Frame 1 (no input): blank canvas, image omitted
Frame 60 (no input): blank canvas, image omitted
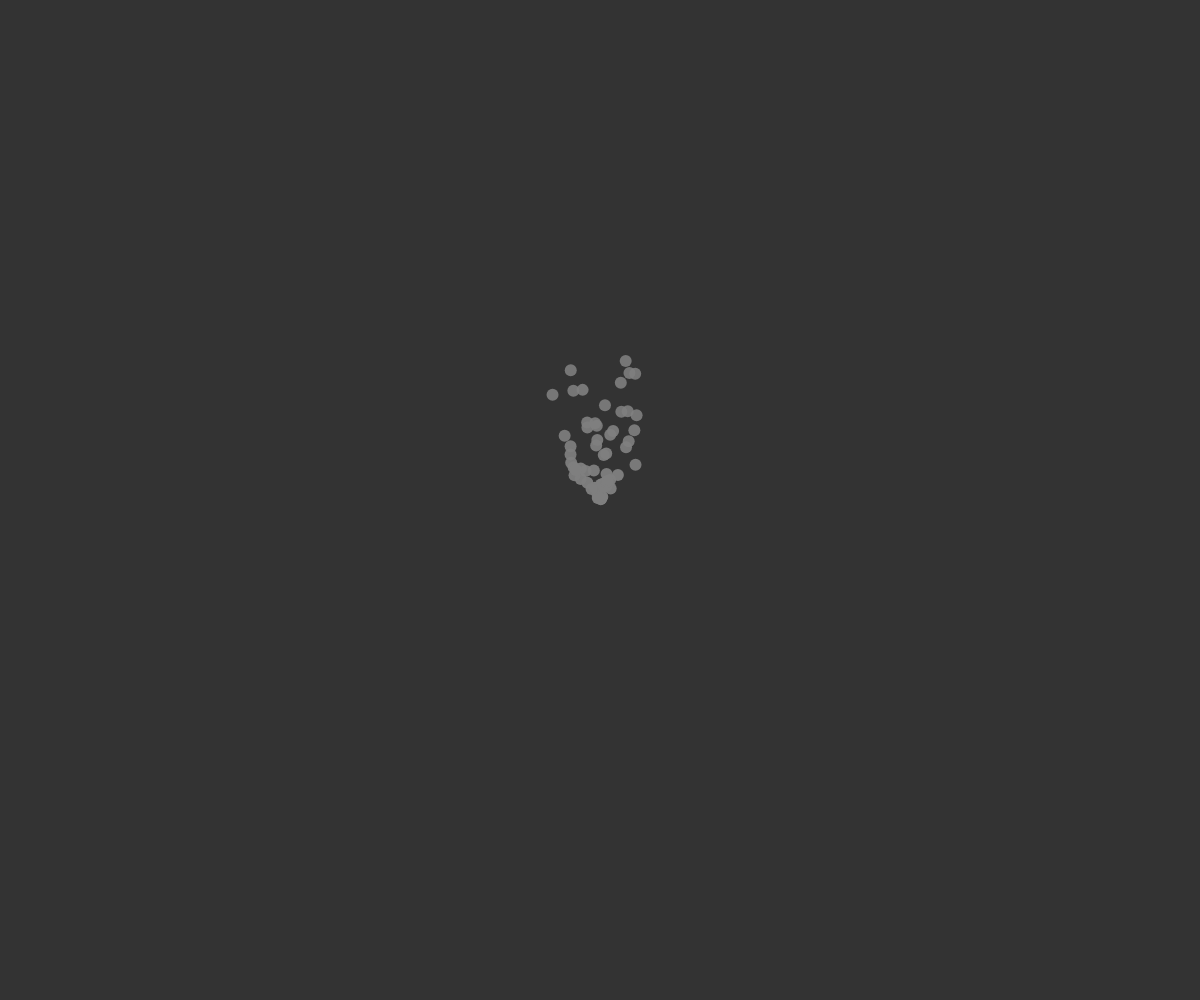
Frame 120 (the mouse pressed at the canvas centre since frame 60)

The p5.js sketch whose frames 1 and 60 were blank and that drew this single picture after the mouse press (run headless with seeded random() and noise() and a simulated clock; from frame 60 on, the mouse is pressed at the canvas centre):

// p5.js sketch
// ── sketch.js
let system;

function setup() {
  createCanvas(windowWidth, windowHeight);
  system = new ParticleSystem(createVector(width / 2, 50));
}

function draw() {
  background(51);
  system.origin.x = mouseX;
  system.origin.y = mouseY;
  if (mouseIsPressed === true) {
    system.addParticle();
    system.run();
  } else {
    // reduces quickly the lifespan of the particles
    system.run();
    for (let i = system.particles.length - 1; i >= 0; i--) {
      let p = system.particles[i];
      p.lifespan -= 5;
      if (p.isDead()) {
        system.particles.splice(i, 1);
      }
    }
  }
}

// A simple Particle class
let Particle = function (position) {
  this.acceleration = createVector(0, -0.05);
  this.velocity = createVector(random(-1, 1), random(-1, 0));
  this.position = position.copy();
  this.lifespan = 255;
};

Particle.prototype.run = function () {
  this.update();
  this.display();
};

// Method to update position
Particle.prototype.update = function () {
  this.velocity.add(this.acceleration);
  this.position.add(this.velocity);
  this.lifespan -= 0.5;
};

// Method to display
Particle.prototype.display = function () {
  noStroke();
  strokeWeight(2);
  fill(127, this.lifespan);
  ellipse(this.position.x, this.position.y, 12, 12);
};

// Is the particle still useful?
Particle.prototype.isDead = function () {
  return this.lifespan < 0;
};

let ParticleSystem = function (position) {
  this.origin = position.copy();
  this.particles = [];
};

ParticleSystem.prototype.addParticle = function () {
  this.particles.push(new Particle(this.origin));
};

ParticleSystem.prototype.run = function () {
  for (let i = this.particles.length - 1; i >= 0; i--) {
    let p = this.particles[i];
    p.run();
    if (p.isDead()) {
      this.particles.splice(i, 1);
    }
  }
};

// ── style.css
html,
body {
  margin: 0;
  padding: 0;
  display: flex;
  justify-content: center;
  align-items: center;
  width: 100%;
  height: 100%;
  background-color: gray;
  
}

canvas {
display: block;
}
